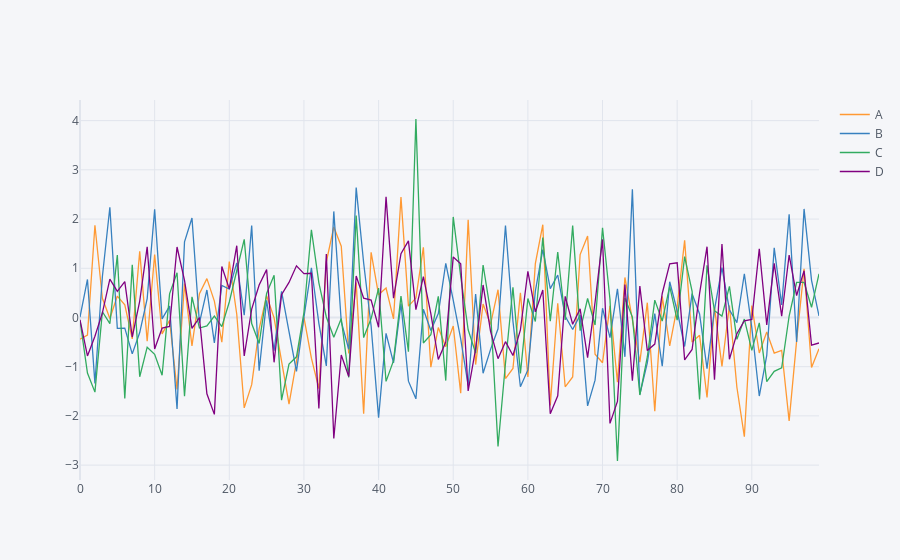

The code cell stored with this chart in its notebook:
### Code cell
df.iplot()                                                     #interactive plot created
